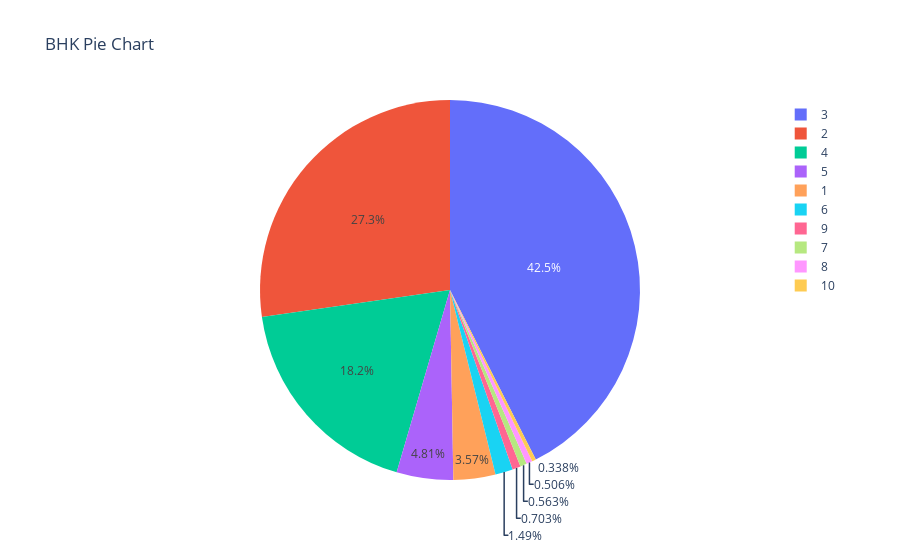

Write notebook code for a chart like this one.
### Code cell
fig = px.pie(df, names='bedRoom', title='BHK Pie Chart')

# Show the plot
fig.show()

### Figure 1 — Plotly figure (JSON) as saved in the notebook; plotly's stock layout.template omitted (floating-point values rounded to 4 significant figures; data arrays with more than 128 entries replaced by an {"elided": "..."} marker saying what was removed)
{"data": [{"domain": {"x": [0, 1], "y": [0, 1]}, "hovertemplate": "bedRoom=%{label}<extra></extra>", "labels": {"elided": "3554 int values"}, "legendgroup": "", "name": "", "showlegend": true, "type": "pie"}], "layout": {"autosize": true, "legend": {"tracegroupgap": 0}, "title": {"text": "BHK Pie Chart"}}}
